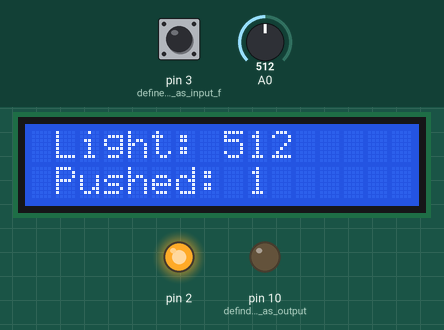
Recording of a sketch running on a simulated Arduino Uno, built with avr-gcc and run on an emulated ATmega328P. Parts: 16×2 character LCD, output pins drawn as LEDs (lit = HIGH). The inputs (shaded band) are chosen by the test bench; at power-on: pin 3 (define_pin_two_as_input_f) HIGH, A0 = 512. What the sketch prints to the serial monitor is not drawn.

Above: at 1.2 s.
1.3 s: pin 3 (define_pin_two_as_input_f) pulled LOW for 1.25 s
At 2.9 s:
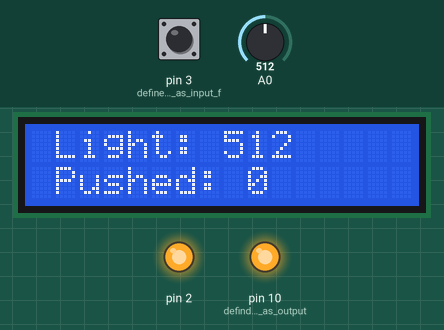
4.6 s: A0 set to 716
At 5.6 s:
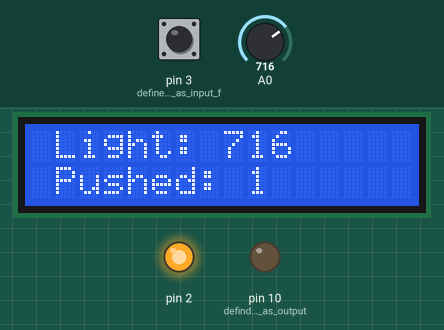
6.6 s: A0 set to 900
At 8.4 s:
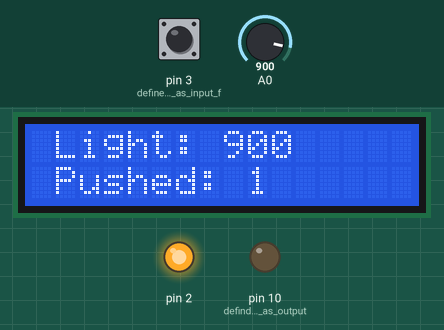
8.7 s: pin 3 (define_pin_two_as_input_f) pulled LOW for 1.25 s
At 10.0 s:
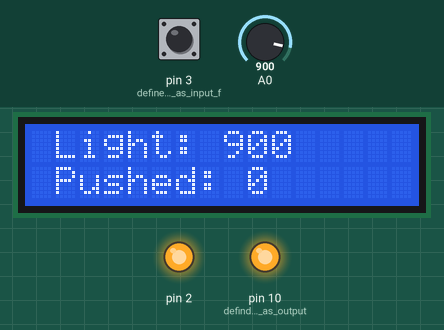
11.8 s: A0 set to 1023
At 12.8 s:
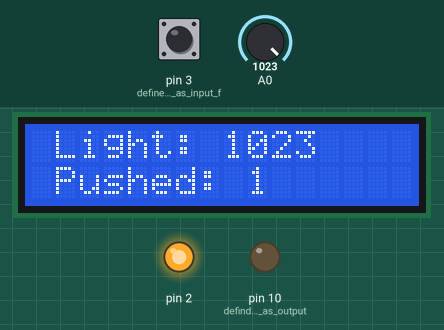
Timing chart, 0 to 14.8 s (numbered marks = the images above; inputs shaded):
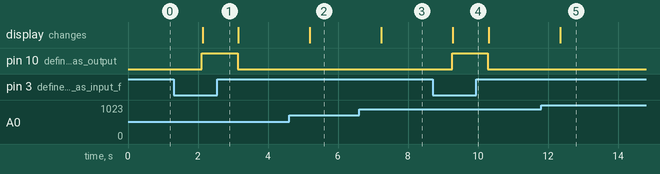

The sketch:

sensor_led_basic.ino
```cpp
#include <LiquidCrystal_I2C.h>

#include <LiquidCrystal.h>

/********************************
   name:I2C LCD1602
   function:You should now see your I2C LCD1602 display the flowing characters: "SunFounder" and "hello, world".
 ********************************/
//Email:support@sunfounder.com
//Website:www.sunfounder.com

/********************************/
// include the library code
#include <Wire.h>
#include <LiquidCrystal_I2C.h>
/**********************************************************/
LiquidCrystal_I2C lcd(0x27, 16, 2); // set the LCD address to 0x27 for a 16 chars and 2 line display
/*********************************************************/
void setup()
{
  pinMode(3, INPUT_PULLUP);// define pin two as input for push button
  pinMode(10, OUTPUT);// defind pin 10 as output
  pinMode(2,OUTPUT);
  digitalWrite(2, HIGH);
  Serial.begin(9600);
  lcd.init();  //initialize the lcd
  lcd.backlight();  //open the backlight
}
/*********************************************************/
void loop()
{
  int value = analogRead(A0);
  Serial.println(value);

  int pusshed = digitalRead(3);// read pin 2 and put the result in the "pusshed" variable
  if(pusshed == LOW){
    digitalWrite(10, HIGH);// if pusheed is equal LOW, turn the pin 10 HIGH (give it 5v)
  }else{
    digitalWrite(10, LOW);// else set pin 10 to low or zero volt
  }
  lcd.setCursor(1, 0); // set the cursor to column 3, line 0
  lcd.print("Light: ");  // Print a message to the LCD

  lcd.setCursor(8, 0); // set the cursor to column 2, line 1
  lcd.print(value);  // Print a message to the LCD.
  lcd.setCursor(1, 1); // set the cursor to column 2, line 1
  lcd.print("Pushed: ");  // Print a message to the LCD.
  lcd.setCursor(9, 1); // set the cursor to column 2, line 1
  lcd.print(pusshed);  // Print a message to the LCD.

  delay(1000);
}
/***********/
```

Measured:
- after the input at 1.3 s, pin 10 (defind_pin_10_as_output): LOW → HIGH after 0.81 s, → LOW 1.0 s later; the display: changes after 0.83 s (image 1)
- after the input at 4.6 s, the display: changes after 0.59 s (image 2)
- after the input at 6.6 s, the display: changes after 0.64 s (image 3)
- after the input at 8.7 s, pin 10 (defind_pin_10_as_output): LOW → HIGH after 0.56 s, → LOW 1.0 s later; the display: changes after 0.58 s (image 4)
- after the input at 11.8 s, the display: changes after 0.54 s (image 5)
